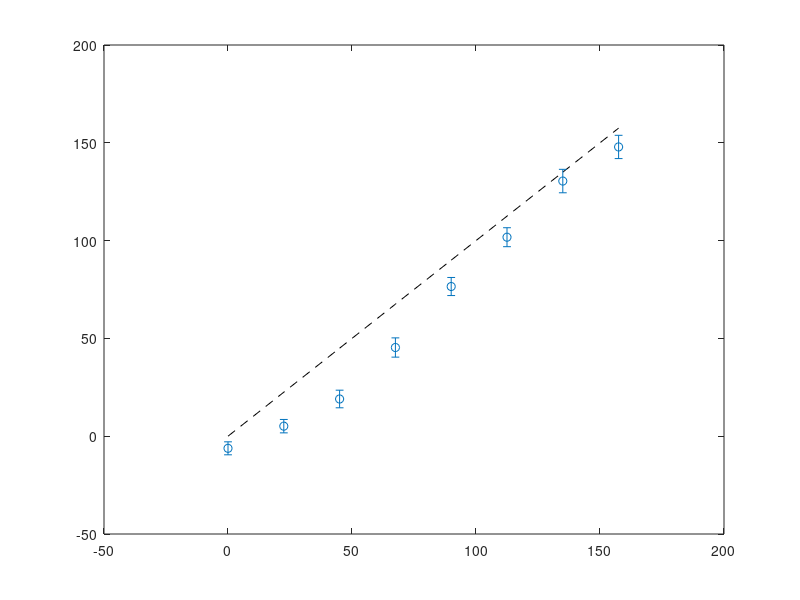

The MATLAB script that drew this image: (Note: this script raises an error after producing the figure.)
%% FitDirecionCurves.m

load('ExptII_Dir_Data.mat')

%-------------------- Data Preparation -----------------------%
dir=0:22.5:157.5;
dirrad=dir/180*pi;
spd20=[ball_4(1:8,:),ball_3(1:8,:),ball_2(1:8,:),ball_1(1:8,:)];
spd40=[ball_4(9:16,:),ball_3(9:16,:),ball_2(9:16,:),ball_1(9:16,:)];
spd80=[ball_4(17:24,:),ball_3(17:24,:),ball_2(17:24,:),ball_1(17:24,:)];
spd160=[ball_4(25:32,:),ball_3(25:32,:),ball_2(25:32,:),ball_1(25:32,:)];
spd240=[ball_4(33:40,:),ball_3(33:40,:),ball_2(33:40,:),ball_1(33:40,:)];
spd320=[ball_4(41:48,:),ball_3(41:48,:),ball_2(41:48,:),ball_1(41:48,:)];

spd20_Bd=mean(spd20');
spd40_Bd=mean(spd40');
spd80_Bd=mean(spd80');
spd160_Bd=mean(spd160');
spd240_Bd=mean(spd240');
spd320_Bd=mean(spd320');

spd20_std=std(spd20')/sqrt(16);
spd40_std=std(spd40')/sqrt(16);
spd80_std=std(spd80')/sqrt(16);
spd160_std=std(spd160')/sqrt(16);
spd240_std=std(spd240')/sqrt(16);
spd320_std=std(spd320')/sqrt(16);

SysBias(1)=mean(spd20_Bd);
SysBias(2)=mean(spd40_Bd);
SysBias(3)=mean(spd80_Bd);
SysBias(4)=mean(spd160_Bd);
SysBias(5)=mean(spd240_Bd);
SysBias(6)=mean(spd320_Bd);

spd20_Bns=spd20_Bd-SysBias(1);
spd40_Bns=spd40_Bd-SysBias(2);
spd80_Bns=spd80_Bd-SysBias(3);
spd160_Bns=spd160_Bd-SysBias(4);
spd240_Bns=spd240_Bd-SysBias(5);
spd320_Bns=spd320_Bd-SysBias(6);

% ------------------ Systematic Bias Plots ------------ %
figure(1)
plot(dir,dir,'k--')
hold on
errorbar(dir,dir+spd20_Bd,spd20_std,'o','Color',[0,0,1]);
plot(dir,dir+SysBias(1),'Color',[0,0,1])

figure(2)
plot(dir,dir,'k--')
hold on
errorbar(dir,dir+spd40_Bd,spd40_std,'o','Color',[0.0469,0.6133,1.0000]);
plot(dir,dir+SysBias(2),'Color',[0.0469,0.6133,1.0000])

figure(3)
plot(dir,dir,'k--')
hold on
errorbar(dir,dir+spd80_Bd,spd80_std,'o','Color',[0.4727,0.6680,0.1953]);
plot(dir,dir+SysBias(3),'Color',[0.4727,0.6680,0.1953])

figure(4)
plot(dir,dir,'k--')
hold on
errorbar(dir,dir+spd160_Bd,spd20_std,'o','Color',[1,0,1]);
plot(dir,dir+SysBias(4),'Color',[1,0,1])

figure(5)
plot(dir,dir,'k--')
hold on
errorbar(dir,dir+spd240_Bd,spd240_std,'o','Color',[1.0000,0.3906,0.1289]);
plot(dir,dir+SysBias(5),'Color',[1.0000,0.3906,0.1289])

figure(6)
plot(dir,dir,'k--')
hold on
errorbar(dir,dir+spd320_Bd,spd320_std,'o','Color',[0.6289,0.0508,0.1562]);
plot(dir,dir+SysBias(6),'Color',[0.6289,0.0508,0.1562])


% ------------------- Curve Fitting ------------------- %
figure(7)
[xData, yData] = prepareCurveData( dirrad, spd20_Bns );
ft = fittype( 'a*cos(2*(x+b))', 'independent', 'x', 'dependent', 'y' );
opts = fitoptions( 'Method', 'NonlinearLeastSquares' );
opts.Display = 'Off';
opts.StartPoint = [0.8002804688888 0.141886338627215];
[fitresult, gof] = fit( xData, yData, ft, opts );
plot( fitresult, xData, yData)
hold on

[xData, yData] = prepareCurveData( dirrad, spd40_Bns );
ft = fittype( 'a*cos(2*(x+b))', 'independent', 'x', 'dependent', 'y' );
opts = fitoptions( 'Method', 'NonlinearLeastSquares' );
opts.Display = 'Off';
opts.StartPoint = [0.8002804688888 0.141886338627215];
[fitresult, gof] = fit( xData, yData, ft, opts );
plot( fitresult, xData, yData)

[xData, yData] = prepareCurveData( dirrad, spd80_Bns );
ft = fittype( 'a*cos(2*(x+b))', 'independent', 'x', 'dependent', 'y' );
opts = fitoptions( 'Method', 'NonlinearLeastSquares' );
opts.Display = 'Off';
opts.StartPoint = [0.8002804688888 0.141886338627215];
[fitresult, gof] = fit( xData, yData, ft, opts );
plot( fitresult, xData, yData)


[xData, yData] = prepareCurveData( dirrad, spd160_Bns );
ft = fittype( 'a*cos(2*(x+b))', 'independent', 'x', 'dependent', 'y' );
opts = fitoptions( 'Method', 'NonlinearLeastSquares' );
opts.Display = 'Off';
opts.StartPoint = [0.8002804688888 0.141886338627215];
[fitresult, gof] = fit( xData, yData, ft, opts );
plot( fitresult, xData, yData )


[xData, yData] = prepareCurveData( dirrad, spd240_Bns );
ft = fittype( 'a*cos(2*(x+b))', 'independent', 'x', 'dependent', 'y' );
opts = fitoptions( 'Method', 'NonlinearLeastSquares' );
opts.Display = 'Off';
opts.StartPoint = [0.8002804688888 0.141886338627215];
[fitresult, gof] = fit( xData, yData, ft, opts );
plot( fitresult, xData, yData )


[xData, yData] = prepareCurveData( dirrad, spd320_Bns );
ft = fittype( 'a*cos(2*(x+b))', 'independent', 'x', 'dependent', 'y' );
opts = fitoptions( 'Method', 'NonlinearLeastSquares' );
opts.Display = 'Off';
opts.StartPoint = [0.8002804688888 0.141886338627215];
[fitresult, gof] = fit( xData, yData, ft, opts );
plot( fitresult, xData, yData )